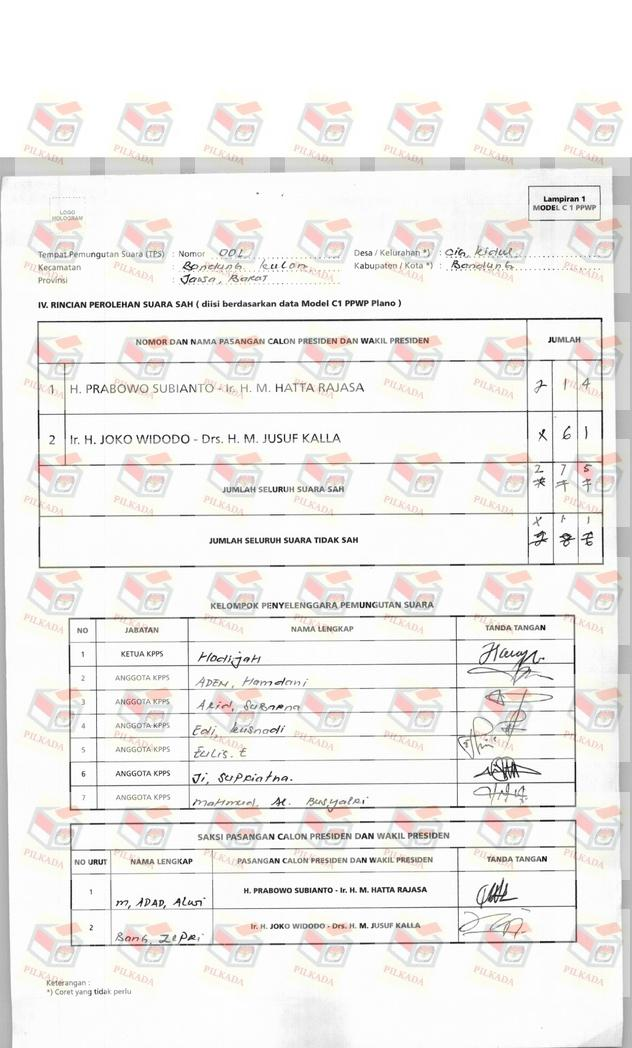
#> input picture input/viewp-1.php.jpeg, 632 x 1048 px
$ python layout.py
#> lines starting #> are read from the running program, lines starting #| are printed output that depends on the picture; after the words box and inside, x2 and y2 are one past the last pixel; in counts of white or black regions, pixels touching at a corner belong together
# import packages
import numpy as np
import cv2

# load images
# image1 = cv2.imread('input/journal1.jpg')
image1 = cv2.imread('input/viewp-1.php.jpeg')
#> image1 is the input picture: shape (1048, 632, 3); mean B, G, R 236.4, 238.4, 240.2

# outputs
output1_letter = image1.copy()

# grayscales
gray1 = cv2.cvtColor(image1, cv2.COLOR_BGR2GRAY)
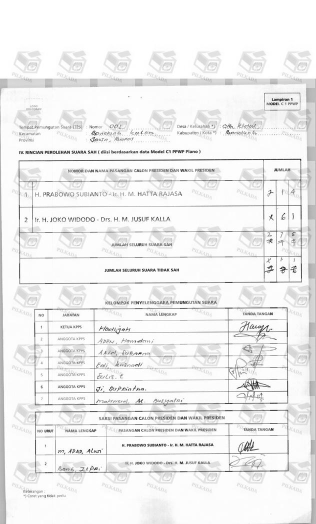
#> gray1: shape (1048, 632) (shown at 1/2 size); min 0, max 255, mean 238.8

# clean images using otsu emthod with the inversed binarized images
ret1, th1 = cv2.threshold(gray1, 0, 255, cv2.THRESH_BINARY_INV + cv2.THRESH_OTSU)
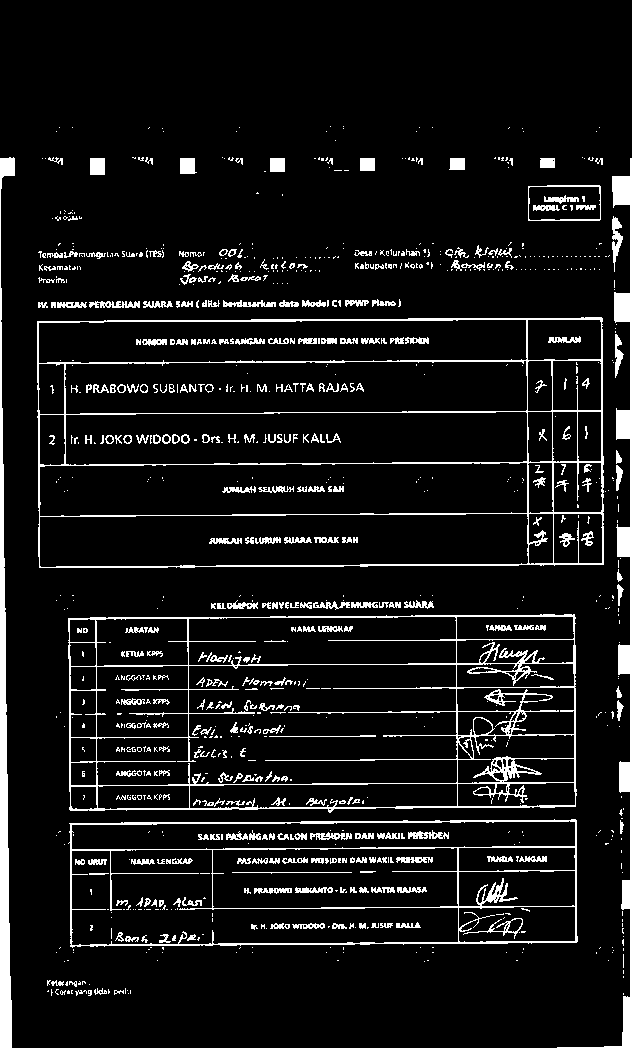
#> th1: shape (1048, 632); 8.3% white; 979 white regions (653 under 20 px), largest, box (x1, y1, x2, y2) and area: (68, 614, 577, 813) 9580, (37, 317, 604, 568) 7888, (68, 819, 578, 948) 5172
#> ret1 = 200

# process letters boxing
def process_letter(thresh, output):
    # assign kernel size
    kernel = np.ones((2, 1), np.uint8) # vertical
    # use closing morph operation then erode to narrow the image
    temp_img = cv2.morphologyEx(thresh, cv2.MORPH_CLOSE, kernel, iterations=3)
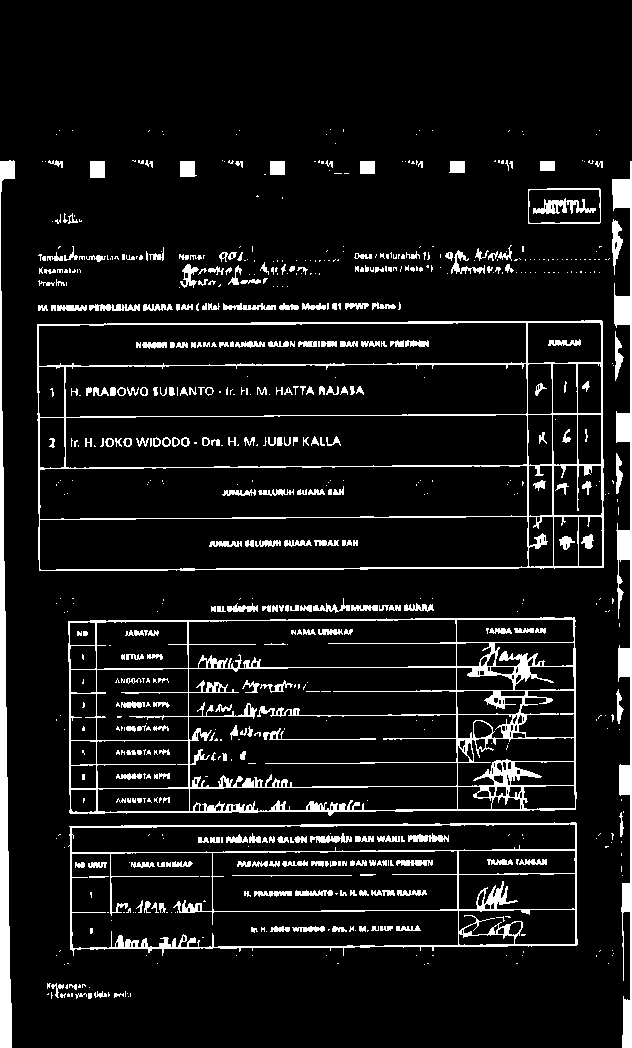
#> temp_img: shape (1048, 632); 8.8% white; 733 white regions (448 under 20 px), largest, box (x1, y1, x2, y2) and area: (68, 617, 577, 816) 12348, (37, 320, 604, 571) 8282, (68, 822, 578, 956) 6221
    # temp_img = cv2.erode(thresh, kernel, iterations=2)
    letter_img = cv2.erode(temp_img, kernel, iterations=1)
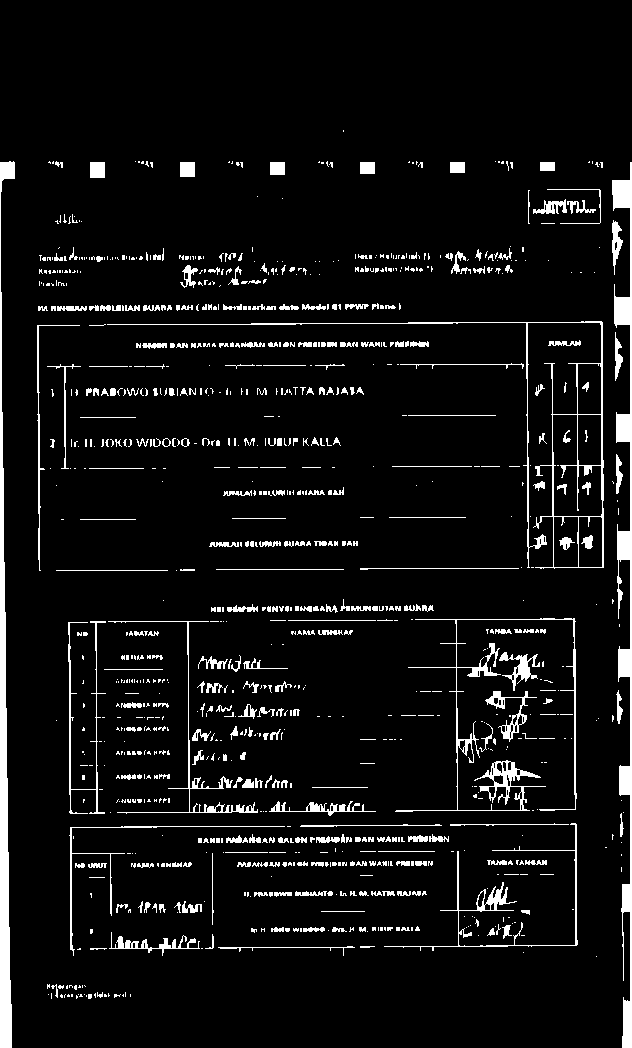
#> letter_img: shape (1048, 632); 6.4% white; 966 white regions (657 under 20 px)

    # find contours
    (contours, _) = cv2.findContours(letter_img.copy(), cv2.RETR_EXTERNAL, cv2.CHAIN_APPROX_SIMPLE)
#> contours = 958 contours, 807 with area under 20; largest, box (x1, y1, x2, y2) and area: (107, 321, 604, 569) 9466, (0, 161, 15, 1048) 4172, (612, 162, 632, 1048) 3821, (395, 618, 577, 812) 1616, (384, 823, 578, 951) 670

    # loop in all contour areas
    for contour in contours:
        x, y, w, h = cv2.boundingRect(contour)
        cv2.rectangle(output, (x-1, y-5), (x+w, y+h), (0, 255, 0), 1)
#> this loop made 958 passes
#> (x, y, w, h) on passes 5 to 7: (114, 994, 7, 4), (104, 994, 3, 3), (88, 994, 4, 5)
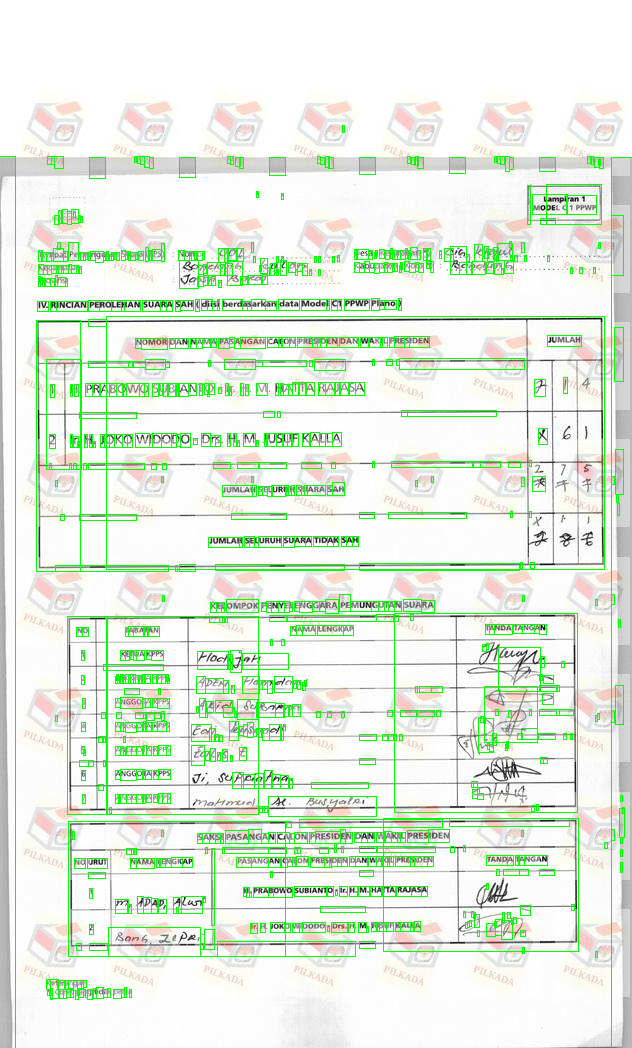
#> output: shape (1048, 632, 3); mean B, G, R 222.8, 239.4, 226.4

    return output

# processing and writing the output
output1_letter = process_letter(th1, output1_letter)
cv2.imwrite('output/letter/output1_letter.jpg', output1_letter)

# show images
cv2.imshow('BW', output1_letter)
# wait for key 0
cv2.waitKey(0)

$ run again, with input/journal1.jpg copied over input/viewp-1.php.jpeg
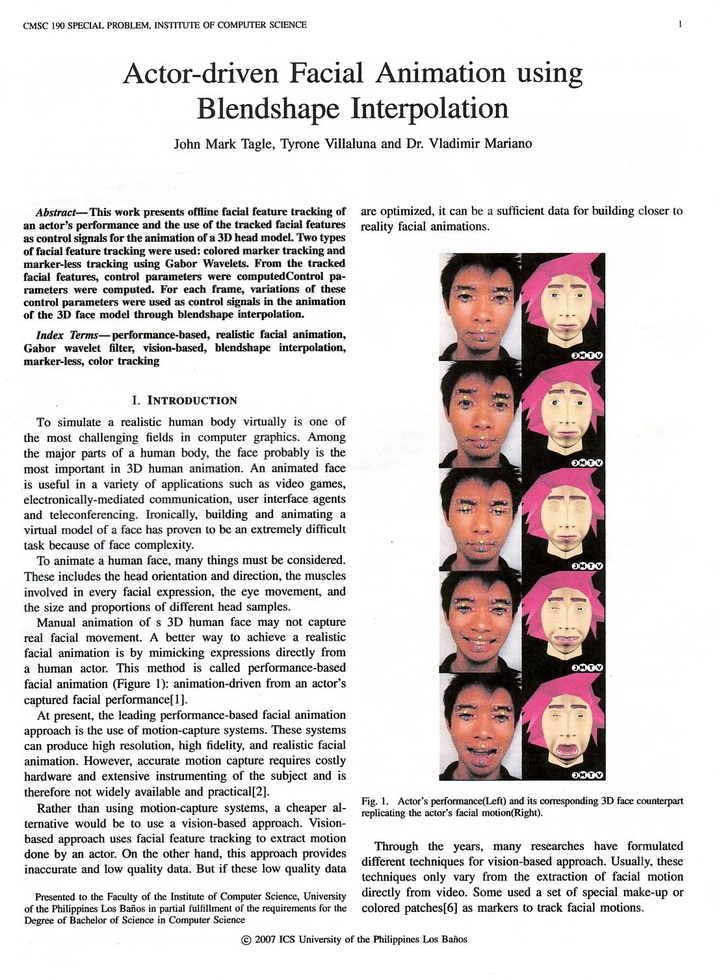
#> input picture input/journal1.jpg, 721 x 979 px, shrunk from 1109 x 1505 before the run
#> image1 is the input picture: shape (979, 721, 3); mean B, G, R 216, 216.3, 221.7
#> `ret1, th1 = cv2.threshold(gray1, 0, 255, cv2.THRESH_BINARY_INV + cv2.T..`:
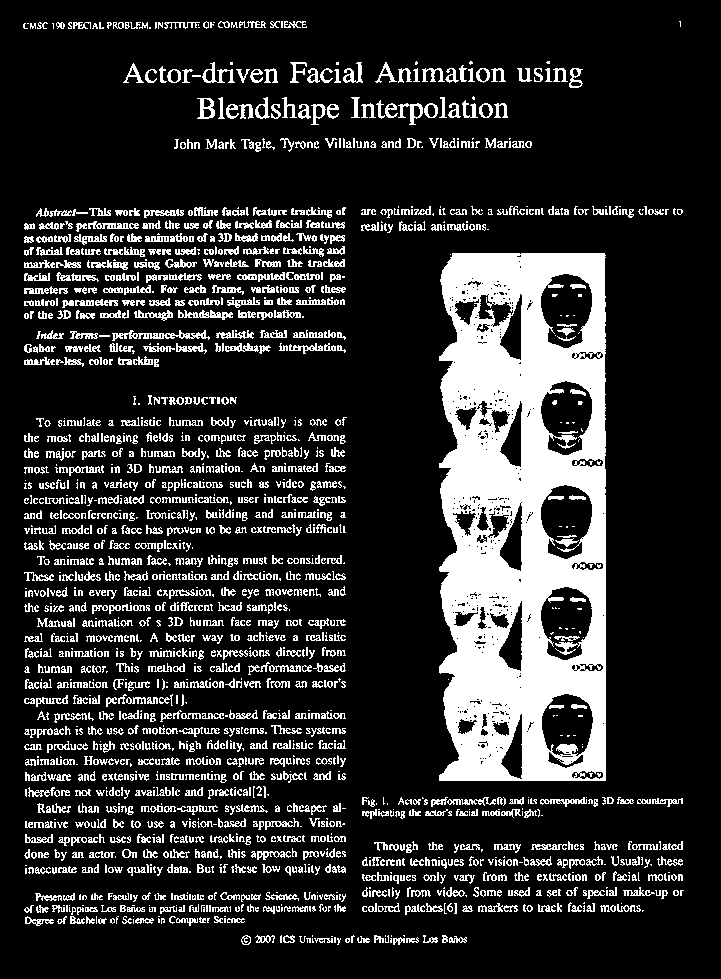
#> th1: shape (979, 721); 18.1% white; 1939 white regions (725 under 20 px), largest, box (x1, y1, x2, y2) and area: (439, 253, 606, 781) 62070, (112, 330, 210, 341) 429, (178, 310, 233, 320) 268
#> ret1 = 163
#> temp_img: shape (979, 721); 19.6% white; 1658 white regions (381 under 20 px), largest, box (x1, y1, x2, y2) and area: (439, 256, 606, 784) 64349, (109, 333, 210, 355) 548, (178, 313, 233, 323) 303
#> letter_img: shape (979, 721); 17.2% white; 3109 white regions (2071 under 20 px)
#> contours = 3075 contours, 2714 with area under 20; largest, box (x1, y1, x2, y2) and area: (439, 257, 606, 784) 82844, (198, 102, 215, 122) 186, (569, 72, 582, 91) 123, (226, 108, 239, 122) 122, (327, 108, 339, 122) 118
#> the loop in process_letter, `for contour in contours:` made 3075 passes
#> (x, y, w, h) on passes 1, 2, 5: (427, 942, 4, 4), (409, 942, 6, 4), (363, 942, 7, 4)
#> after the loop in process_letter, `for contour in contours:`:
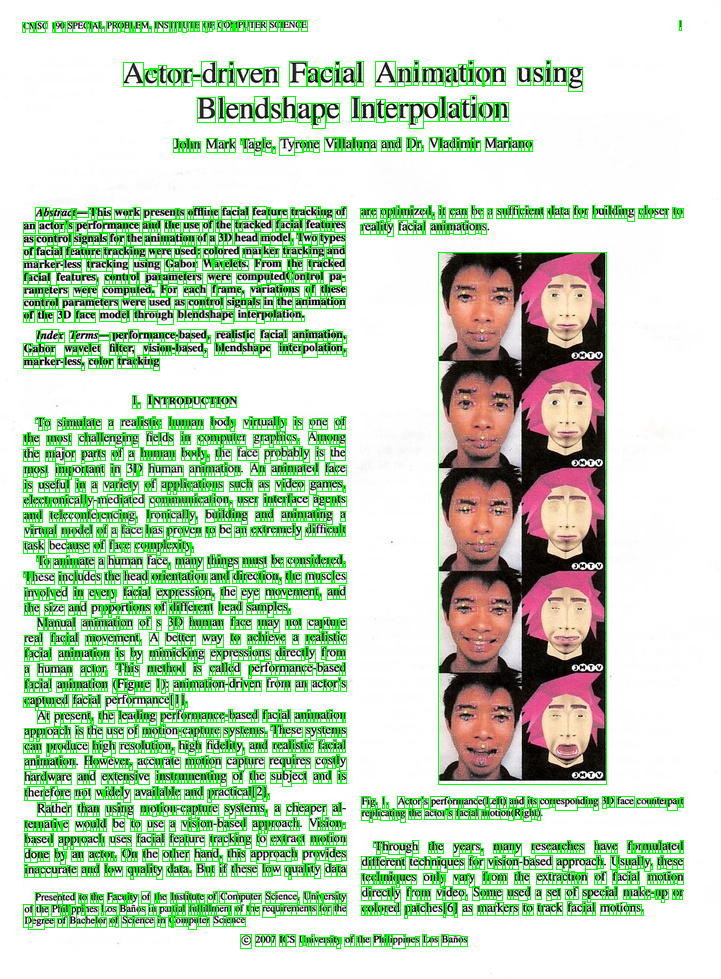
#> output: shape (979, 721, 3); mean B, G, R 190.4, 218.4, 196.1

$ run again, with input/viewp-2.php.jpeg copied over input/viewp-1.php.jpeg
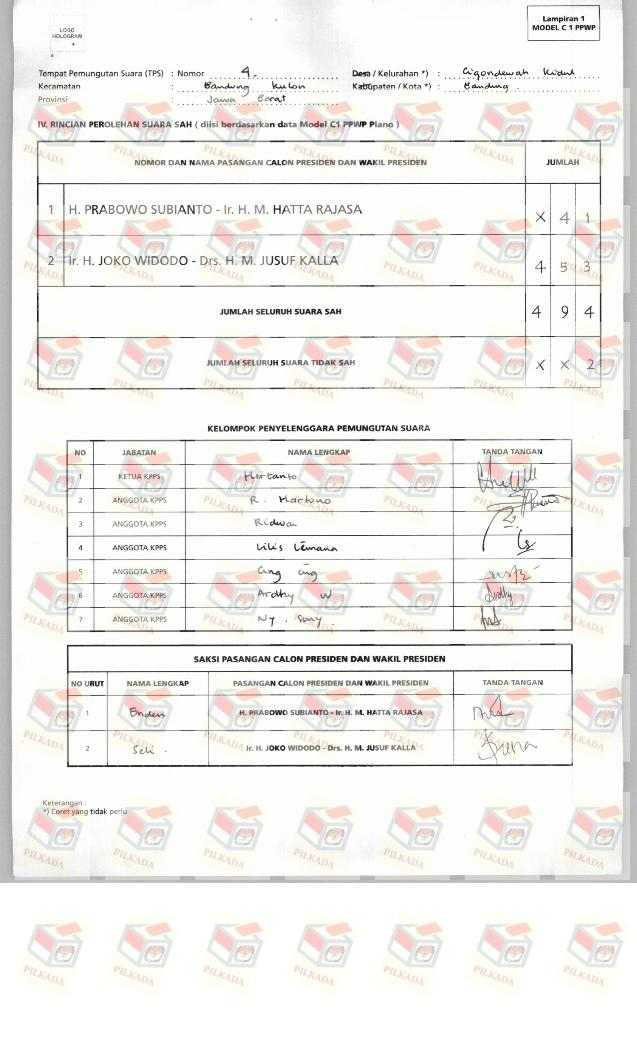
#> input picture input/viewp-2.php.jpeg, 637 x 1050 px
#> image1 is the input picture: shape (1050, 637, 3); mean B, G, R 237.5, 239.5, 241.2
#> `ret1, th1 = cv2.threshold(gray1, 0, 255, cv2.THRESH_BINARY_INV + cv2.T..`:
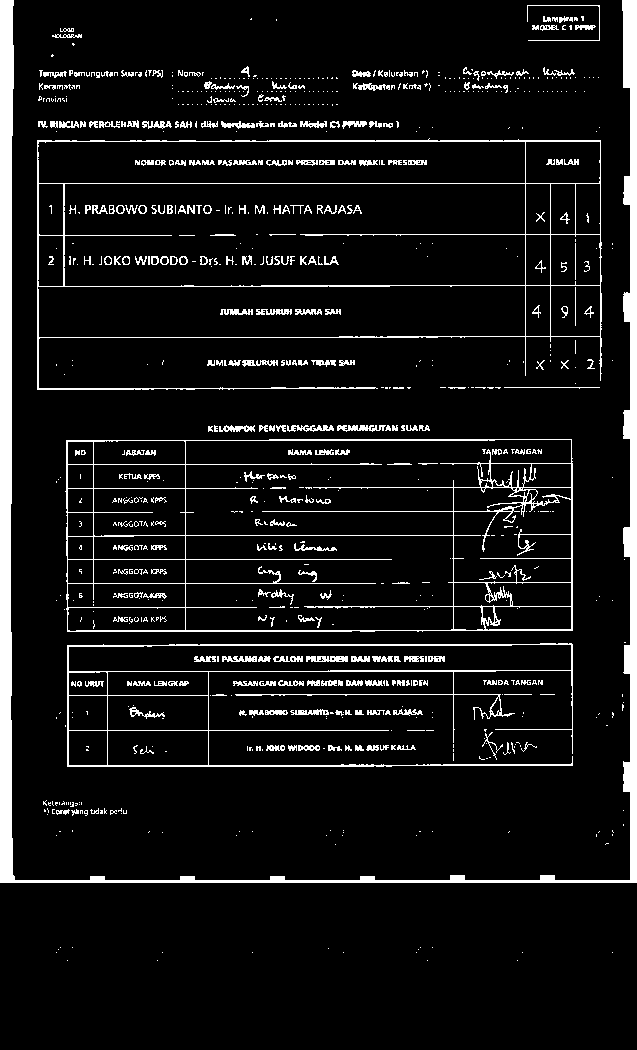
#> th1: shape (1050, 637); 8.2% white; 867 white regions (585 under 20 px), largest, box (x1, y1, x2, y2) and area: (0, 0, 637, 883) 20869, (65, 439, 573, 632) 7413, (37, 138, 602, 390) 5400
#> ret1 = 199
#> temp_img: shape (1050, 637); 8.6% white; 739 white regions (441 under 20 px), largest, box (x1, y1, x2, y2) and area: (0, 0, 637, 886) 20970, (65, 442, 573, 635) 8100, (37, 141, 602, 393) 5538
#> letter_img: shape (1050, 637); 6.3% white; 938 white regions (670 under 20 px)
#> contours = 938 contours, 826 with area under 20; largest, box (x1, y1, x2, y2) and area: (0, 0, 637, 886) 17835, (486, 453, 543, 530) 432, (480, 443, 573, 634) 290, (37, 144, 134, 393) 246, (490, 698, 503, 720) 147
#> the loop in process_letter, `for contour in contours:` made 938 passes
#> (contour, x, y, w, h) on passes 1 to 3: ([[596, 838], [596, 839]], 596, 838, 1, 2), ([[612, 834], [612, 838]], 612, 834, 1, 5), ([[343, 834], [343, 835]], 343, 834, 1, 2)
#> after the loop in process_letter, `for contour in contours:`:
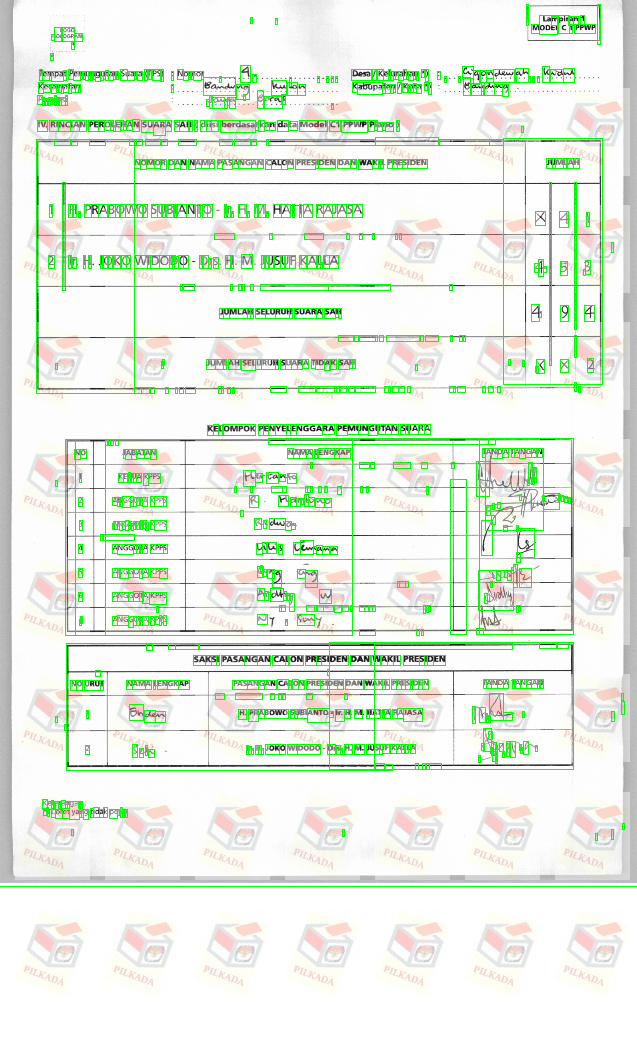
#> output: shape (1050, 637, 3); mean B, G, R 225.8, 240.2, 229.4
